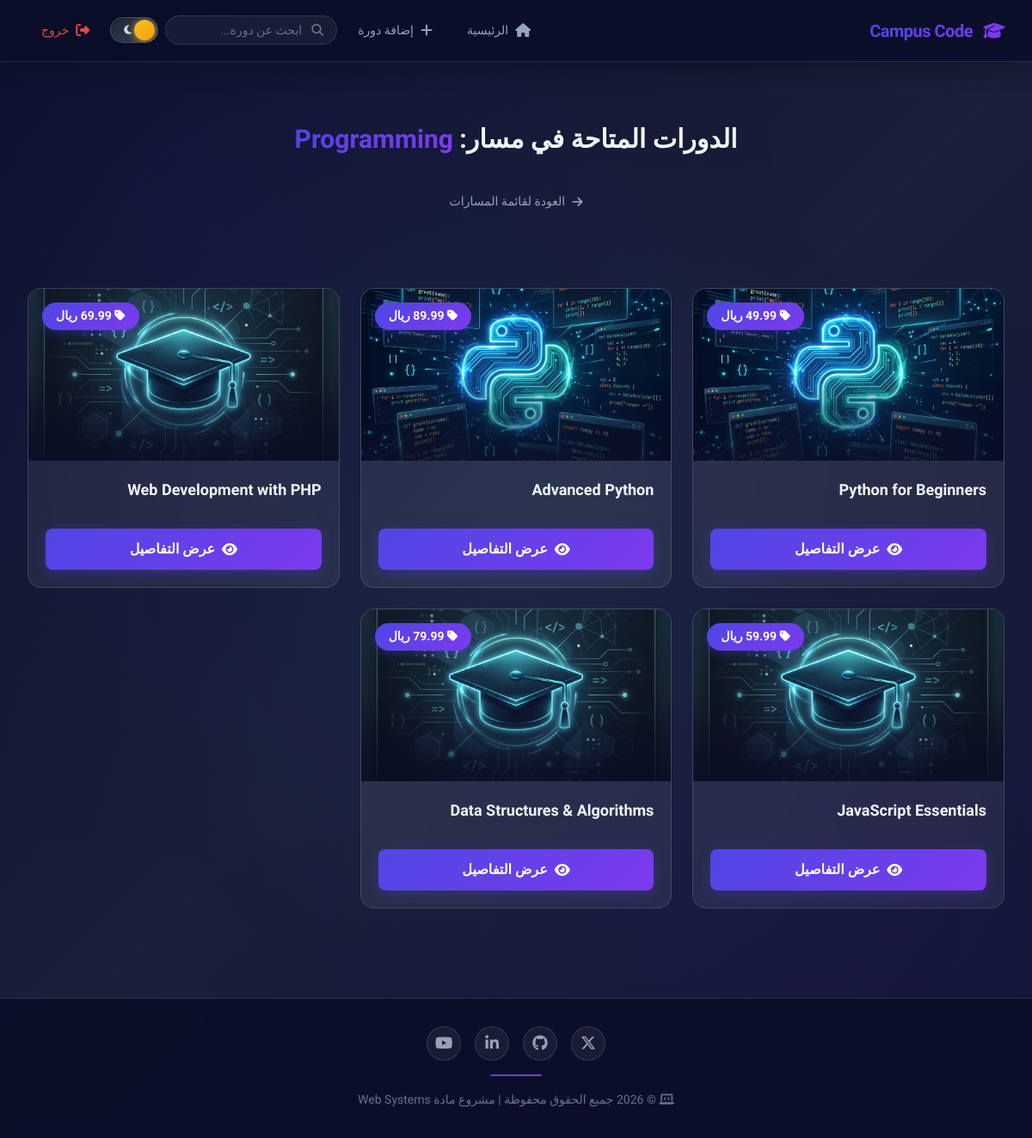
Screenshot of /display_courses.php?track_id=1 with the database file from the repository.
### tables this page shows
CREATE TABLE IF NOT EXISTS `tracks` (
  `id` INT AUTO_INCREMENT PRIMARY KEY,
  `name` VARCHAR(255) NOT NULL,
  `description` TEXT,
  `created_at` TIMESTAMP DEFAULT CURRENT_TIMESTAMP
);

CREATE TABLE IF NOT EXISTS `courses` (
  `id` INT AUTO_INCREMENT PRIMARY KEY,
  `title` VARCHAR(255) NOT NULL,
  `description` TEXT,
  `price` DECIMAL(10,2) DEFAULT 0,
  `image` VARCHAR(255) DEFAULT NULL,
  `track` VARCHAR(255) DEFAULT NULL,
  `track_id` INT DEFAULT NULL,
  `created_at` TIMESTAMP DEFAULT CURRENT_TIMESTAMP,
  CONSTRAINT `fk_courses_track` FOREIGN KEY (`track_id`) REFERENCES `tracks` (`id`) ON DELETE SET NULL ON UPDATE CASCADE
);

### display_courses.php (the view, shortened to what this page needs)
<?php
include 'connection.php';
include 'header.php';
?>
<?php
if (isset($_GET['track_id'])) {
    $selected_track = $_GET['track_id'];
    $track_query = mysqli_query($conn, "SELECT name FROM tracks WHERE id = '$selected_track'");
    $track_info = mysqli_fetch_assoc($track_query);
    echo "<div class='page-header'>";
    echo "<h2>الدورات المتاحة في مسار: <span>" . $track_info['name'] . "</span></h2>";
    echo "<a href='display_courses.php' class='back-link'><i class='fas fa-arrow-right'></i> العودة لقائمة المسارات</a>";
    echo "</div>";
    $courses_query = "SELECT * FROM courses WHERE track_id = '$selected_track'";
    $result = mysqli_query($conn, $courses_query);
    if (mysqli_num_rows($result) > 0) {
        echo "<div class='cards-grid'>";
        while ($row = mysqli_fetch_assoc($result)) {
            $img = !empty($row['image']) ? $row['image'] : 'default.jpg';
            echo "<div class='course-card'>";
            echo "<div class='course-card-image'>";
            echo "<img src='uploads/" . $img . "' alt='" . $row['title'] . "'>";
            echo "<div class='price-badge'><i class='fas fa-tag'></i> " . $row['price'] . " ريال</div>";
            echo "</div>";
            echo "<div class='course-card-body'>";
            echo "<h3>" . $row['title'] . "</h3>";
            echo "<div class='course-card-actions'>";
            echo "<a href='course_details.php?id=" . $row['id'] . "' class='btn btn-primary btn-block'><i class='fas fa-eye'></i> عرض التفاصيل</a>";
            echo "</div>";
            echo "</div>";
            echo "</div>";
        }
        echo "</div>";
    } else {
        echo "<div class='empty-state'><i class='fas fa-folder-open'></i><h4>لا توجد دورات متاحة في هذا المسار حالياً.</h4></div>";
    }
}
?>
<?php
include 'footer.php';
?>

### header.php (shortened to what this page needs)
<!DOCTYPE html>
<html dir="rtl" lang="ar">
<head>
    <link rel="stylesheet" href="https://cdnjs.cloudflare.com/ajax/libs/font-awesome/6.5.0/css/all.min.css">
    <link rel="stylesheet" href="style.css">
</head>
<body>
    <nav class="navbar">
        <div class="navbar-brand">
            <h2><i class="fas fa-graduation-cap"></i> Campus Code</h2>
        </div>
        <div class="navbar-links">
            <a href="display_courses.php"><i class="fas fa-house"></i> الرئيسية</a>
            <a href="add_course.php"><i class="fas fa-plus"></i> إضافة دورة</a>
            <form action="search.php" method="GET" class="navbar-search">
                <input type="text" name="query" placeholder="ابحث عن دورة...">
                <button type="submit"><i class="fas fa-magnifying-glass"></i></button>
            </form>
            <button id="theme-toggle-btn" class="theme-toggle" title="تبديل الوضع" aria-label="تبديل المظهر">
                <i class="fas fa-moon icon-moon"></i>
            </button>
            <a href="logout.php" class="nav-link-logout"><i class="fas fa-right-from-bracket"></i> خروج</a>
        </div>
    </nav>
    <div class="container">

### footer.php (shortened to what this page needs)
</div>
    <footer class="footer">
        <div class="footer-content">
            <div class="footer-social">
                <a href="#" aria-label="Twitter"><i class="fab fa-x-twitter"></i></a>
                <a href="#" aria-label="GitHub"><i class="fab fa-github"></i></a>
                <a href="#" aria-label="LinkedIn"><i class="fab fa-linkedin-in"></i></a>
                <a href="#" aria-label="YouTube"><i class="fab fa-youtube"></i></a>
            </div>
            <div class="footer-divider"></div>
            <p><i class="fas fa-laptop-code"></i> &copy; 2026 جميع الحقوق محفوظة | مشروع مادة Web Systems</p>
        </div>
    </footer>
</body>
</html>

### rows the page displays
tracks: name "Programming"
courses: image (picture), price "49.99", title "Python for Beginners"
courses: image (picture), price "89.99", title "Advanced Python"
courses: image (placeholder picture), title "Web Development with PHP"
courses: image (placeholder picture), price "59.99", title "JavaScript Essentials"
courses: image (placeholder picture), price "79.99", title "Data Structures & Algorithms"
